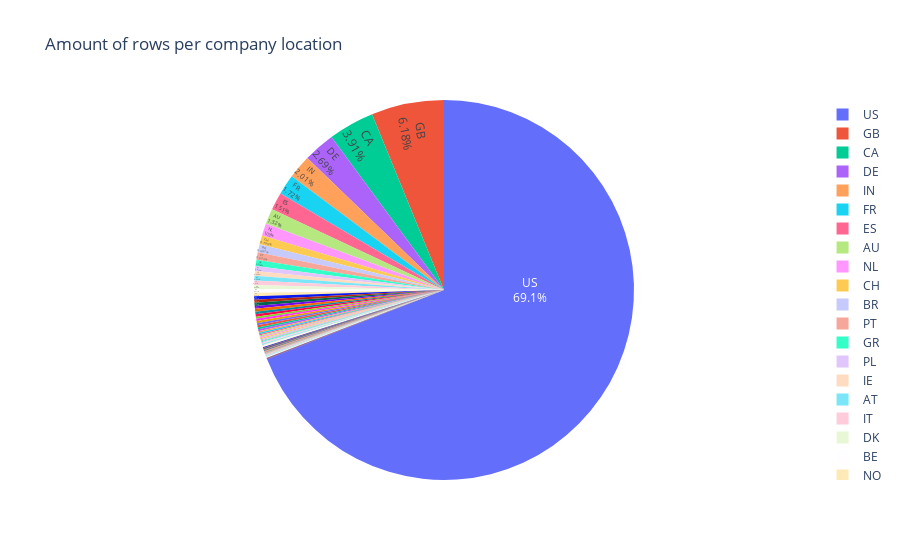

Notebook source saved alongside this figure:
### Markdown cell above
### Company location distribution
We can see that the majority of the data is from the US (United States), followed by the GB (United Kingdom) and CA (Canada).

This is expected since the IT jobs covered in this project are in high demand in these countries.

> Note: Since the amount of data from the US is so high, we will focus our analysis on the US to have more accurate results.

### Code cell
fig = go.Figure(data=[go.Pie(labels=df["company_location"], insidetextorientation='radial')])
fig.update_layout(title="Amount of rows per company location")
fig.update_traces(textposition='inside', textinfo='percent+label', hoverinfo="value+label+percent")
fig.show()

### Figure 1 — Plotly figure (JSON) as saved in the notebook; plotly's stock layout.template omitted (floating-point values rounded to 4 significant figures; data arrays with more than 128 entries replaced by an {"elided": "..."} marker saying what was removed)
{"data": [{"hoverinfo": "value+label+percent", "insidetextorientation": "radial", "labels": {"elided": "3785 str values"}, "textinfo": "percent+label", "textposition": "inside", "type": "pie"}], "layout": {"title": {"text": "Amount of rows per company location"}}}
